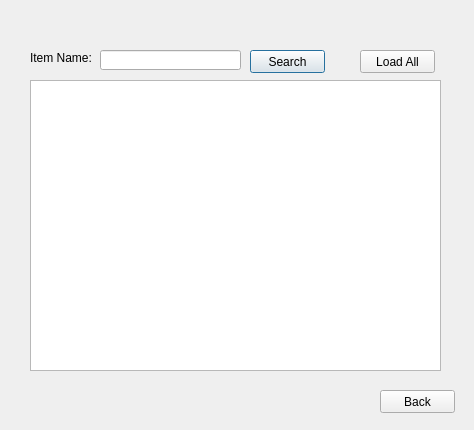
<?xml version="1.0" encoding="UTF-8"?>
<ui version="4.0">
 <class>ViewAndSearchPrice</class>
 <widget class="QDialog" name="ViewAndSearchPrice">
  <property name="geometry">
   <rect>
    <x>0</x>
    <y>0</y>
    <width>474</width>
    <height>430</height>
   </rect>
  </property>
  <property name="windowTitle">
   <string>View And Search Price</string>
  </property>
  <property name="modal">
   <bool>true</bool>
  </property>
  <widget class="QLabel" name="label">
   <property name="geometry">
    <rect>
     <x>30</x>
     <y>50</y>
     <width>61</width>
     <height>16</height>
    </rect>
   </property>
   <property name="text">
    <string>Item Name: </string>
   </property>
  </widget>
  <widget class="QLineEdit" name="itemName">
   <property name="geometry">
    <rect>
     <x>100</x>
     <y>50</y>
     <width>141</width>
     <height>20</height>
    </rect>
   </property>
  </widget>
  <widget class="QPushButton" name="searchButton">
   <property name="geometry">
    <rect>
     <x>250</x>
     <y>50</y>
     <width>75</width>
     <height>23</height>
    </rect>
   </property>
   <property name="text">
    <string>Search</string>
   </property>
  </widget>
  <widget class="QPushButton" name="loadAllButton">
   <property name="geometry">
    <rect>
     <x>360</x>
     <y>50</y>
     <width>75</width>
     <height>23</height>
    </rect>
   </property>
   <property name="text">
    <string>Load All</string>
   </property>
  </widget>
  <widget class="QPushButton" name="backButton">
   <property name="geometry">
    <rect>
     <x>380</x>
     <y>390</y>
     <width>75</width>
     <height>23</height>
    </rect>
   </property>
   <property name="text">
    <string>Back</string>
   </property>
  </widget>
  <widget class="QTableView" name="priceTableView">
   <property name="geometry">
    <rect>
     <x>30</x>
     <y>80</y>
     <width>411</width>
     <height>291</height>
    </rect>
   </property>
  </widget>
 </widget>
 <resources/>
 <connections/>
</ui>
